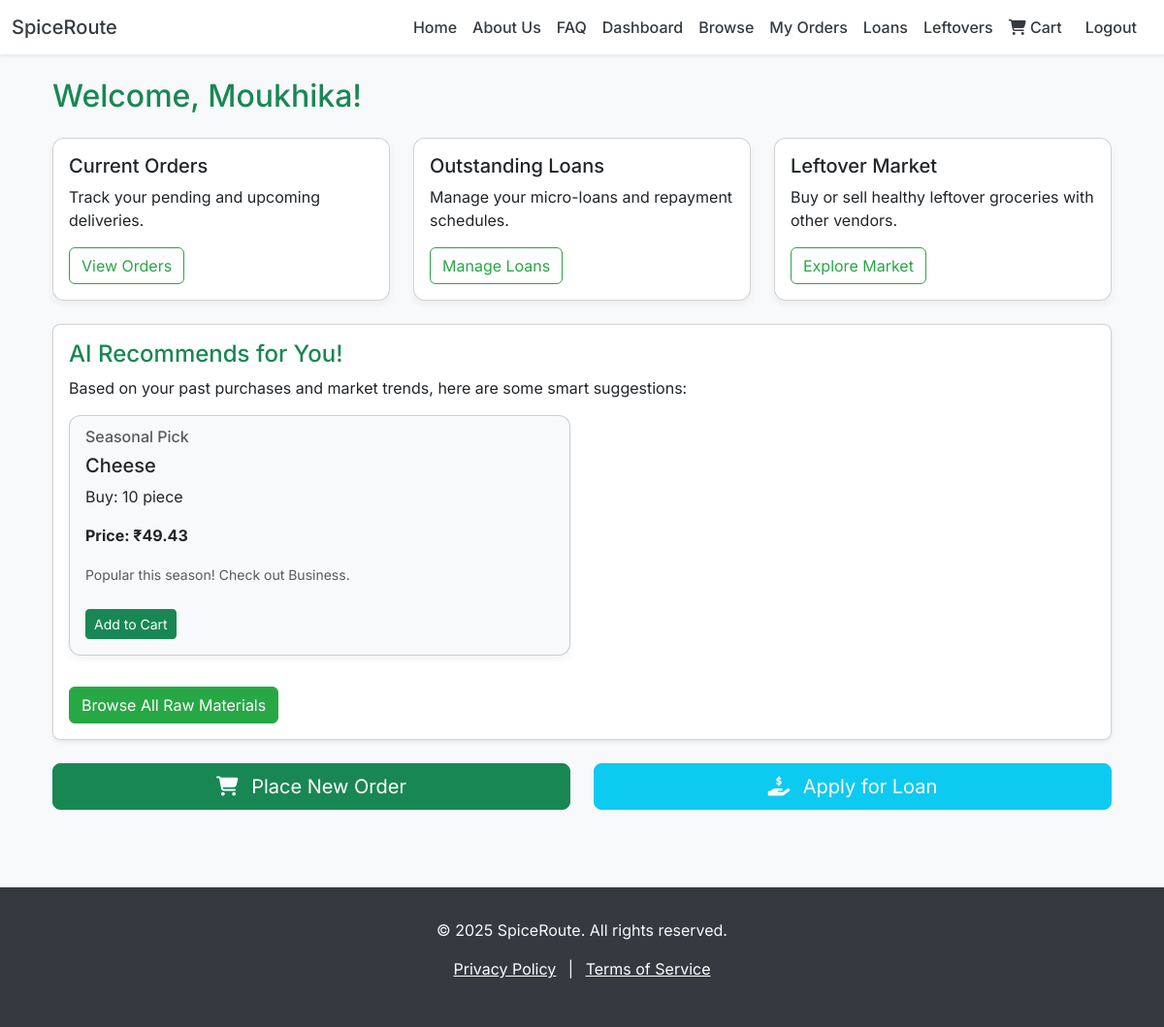
Screenshot of /vendor/dashboard/ (signed in) with the database file from the repository.
### spiceroute/models.py (models this page shows, shortened)
class VendorProfile(models.Model):
    user = models.OneToOneField(User, on_delete=models.CASCADE, primary_key=True, related_name='vendor_profile')
    name = models.CharField(max_length=255)
    location_pincode = models.CharField(max_length=10)
    location_address = models.TextField(null=True, blank=True)
    type_of_food = models.CharField(max_length=100, null=True, blank=True)
    average_rating_as_seller = models.DecimalField(max_digits=3, decimal_places=2, default=0.00)
    total_reviews_as_seller = models.IntegerField(default=0)

class Product(models.Model):
    UNIT_OF_MEASURE_CHOICES = [
        ('kg', 'Kilogram'), ('gram', 'Gram'), ('piece', 'Piece'), ('bunch', 'Bunch'),
        ('liter', 'Liter'), ('ml', 'Milliliter'), ('dozen', 'Dozen'), ('unit', 'Unit') # Added 'unit' as a generic option
    ]
    QUALITY_GRADE_CHOICES = [
        ('grade_a', 'Grade A'),
        ('grade_b', 'Grade B'),
        ('standard', 'Standard Quality'),
        ('premium', 'Premium'),
        ('organic', 'Organic Certified'), # If different from is_organic
    ]
    name = models.CharField(max_length=255)
    description = models.TextField(null=True, blank=True)
    category = models.ForeignKey(Category, on_delete=models.SET_NULL, null=True, blank=True, related_name='products')
    supplier = models.ForeignKey(SupplierProfile, on_delete=models.CASCADE, related_name='products_offered')
    unit_of_measure = models.CharField(max_length=50, choices=UNIT_OF_MEASURE_CHOICES)
    current_price_per_unit = models.DecimalField(max_digits=10, decimal_places=2)
    quantity_available = models.DecimalField(max_digits=10, decimal_places=2)
    image = models.ImageField(upload_to='product_images/', null=True, blank=True)
    quality_grade = models.CharField(max_length=50, choices=QUALITY_GRADE_CHOICES, default='standard') # Added choices
    is_organic = models.BooleanField(default=False)
    ai_suggested_min_price = models.DecimalField(max_digits=10, decimal_places=2, null=True, blank=True)
    ai_suggested_max_price = models.DecimalField(max_digits=10, decimal_places=2, null=True, blank=True)
    last_updated = models.DateTimeField(auto_now=True)

### spiceroute/views.py (the view)
# urls.py: path('vendor/dashboard/', views.vendor_dashboard_view, name='vendor_dashboard'),
@login_required
def vendor_dashboard_view(request):
    if not request.user.is_vendor:
        messages.warning(request, "You are not authorized to view the vendor dashboard.")
        return redirect('home')
    vendor_profile = get_object_or_404(VendorProfile, user=request.user)
    ai_suggestions = get_vendor_ai_suggestions(vendor_profile)
    context = {
        'vendor_name': vendor_profile.name,
        'ai_suggestions': ai_suggestions,
    }
    return render(request, 'vendor_dashboard.html', context)

### spiceroute/templates/vendor_dashboard.html (shortened to what this page needs)
{% extends 'base.html' %}
{% block content %}
<div class="container mt-4">
    <h2 class="text-success mb-4">Welcome, {{ vendor_name }}!</h2>
    <div class="row mb-4">
        <div class="col-md-4">
            <div class="card h-100">
                <div class="card-body">
                    <h5 class="card-title">Current Orders</h5>
                    <p class="card-text">Track your pending and upcoming deliveries.</p>
                    <a href="{% url 'vendor_orders' %}" class="btn btn-outline-primary">View Orders</a>
                </div>
            </div>
        </div>
        <div class="col-md-4">
            <div class="card h-100">
                <div class="card-body">
                    <h5 class="card-title">Outstanding Loans</h5>
                    <p class="card-text">Manage your micro-loans and repayment schedules.</p>
                    <a href="{% url 'vendor_loans' %}" class="btn btn-outline-primary">Manage Loans</a>
                </div>
            </div>
        </div>
        <div class="col-md-4">
            <div class="card h-100">
                <div class="card-body">
                    <h5 class="card-title">Leftover Market</h5>
                    <p class="card-text">Buy or sell healthy leftover groceries with other vendors.</p>
                    <a href="{% url 'vendor_leftovers' %}" class="btn btn-outline-primary">Explore Market</a>
                </div>
            </div>
        </div>
    </div>
    <div class="card mb-4 shadow-sm rounded-3">
        <div class="card-body">
            <h4 class="card-title text-success">AI Recommends for You!</h4>
            <p class="card-text">Based on your past purchases and market trends, here are some smart suggestions:</p>
            <div class="row">
                {% if ai_suggestions %}
                    {% for suggestion in ai_suggestions %}
                    <div class="col-md-6 mb-3">
                        <div class="card bg-light h-100">
                            <div class="card-body">
                                <h6 class="card-subtitle mb-2 text-muted">{{ suggestion.type }}</h6>
                                <h5 class="card-title">{{ suggestion.product_name }}</h5>
                                {% if suggestion.suggested_quantity %}
                                    <p class="card-text">Buy: {{ suggestion.suggested_quantity }} {{ suggestion.suggested_unit }}</p>
                                {% endif %}
                                {% if suggestion.suggested_price %}
                                    <p class="card-text fw-bold">Price: ₹{{ suggestion.suggested_price }}</p>
                                {% endif %}
                                <p class="card-text"><small class="text-muted">{{ suggestion.reason }}</small></p>
                                {% if suggestion.product_id %}
                                    <button class="btn btn-sm btn-success add-ai-to-cart-btn mt-2"
                                            data-product-id="{{ suggestion.product_id }}"
                                            data-product-name="{{ suggestion.product_name }}"
                                            data-suggested-quantity="{{ suggestion.suggested_quantity }}"
                                            data-suggested-price="{{ suggestion.suggested_price }}"
                                            data-product-unit="{{ suggestion.suggested_unit }}">
                                        Add to Cart
                                    </button>
                                {% endif %}
                            </div>
                        </div>
                    </div>
                    {% endfor %}
                {% else %}
                    <div class="col-12 text-center py-3">
                        <p class="text-muted">No AI suggestions available yet. Start placing orders to get personalized recommendations!</p>
                    </div>
                {% endif %}
            </div>
            <a href="{% url 'browse_products' %}" class="btn btn-primary mt-3">Browse All Raw Materials</a>
        </div>
    </div>
    <div class="row mt-4">
        <div class="col-md-6">
            <a href="{% url 'browse_products' %}" class="btn btn-lg btn-block btn-success w-100 mb-3">
                <i class="fas fa-shopping-cart me-2"></i> Place New Order
            </a>
        </div>
        <div class="col-md-6">
            <a href="{% url 'vendor_loans' %}" class="btn btn-lg btn-block btn-info w-100 mb-3 text-white">
                <i class="fas fa-hand-holding-usd me-2"></i> Apply for Loan
            </a>
        </div>
    </div>
</div>
{% endblock %}

### spiceroute/templates/base.html (style rules this page uses)
body { font-family: 'Inter', sans-serif; background-color: #f8f9fa; color: #343a40; }
.btn-primary { background-color: #28a745; border-color: #28a745; transition: background-color 0.3s ease, border-color 0.3s ease; }
.btn-outline-primary { color: #28a745; border-color: #28a745; transition: background-color 0.3s ease, color 0.3s ease; }
.card { border-radius: 0.75rem; box-shadow: 0 4px 8px rgba(0,0,0,.05); }

### rows the page displays
VendorProfile: name "Moukhika"
Product: product_name "Cheese", suggested_unit "piece"

### other values shown
{{ suggestion.type }} "Seasonal Pick"
{{ suggestion.suggested_quantity }} "10"
{{ suggestion.suggested_price }} "49.43"
{{ suggestion.reason }} "Popular this season! Check out Business."
